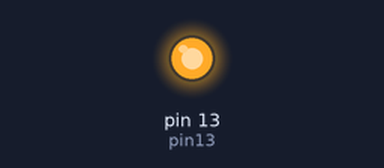
Bench run of a sketch on a simulated Arduino Uno, built with avr-gcc and run on an emulated ATmega328P. Shown: output pins drawn as LEDs (lit = HIGH).

Above: at 0.1 s.
Timing chart, 0 to 1.6 s (numbered marks = the images above):
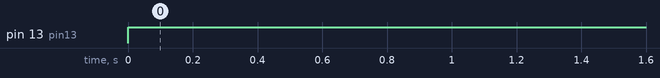

Measured:
- by itself, pin 13 (pin13): LOW → HIGH at 0.00 s

The sketch:

teste.ino
```cpp
const int pin13 = 13;

void setup()
{
  pinMode(pin13,OUTPUT);
}
void loop()
{
  digitalWrite(pin13, HIGH);
}
```
